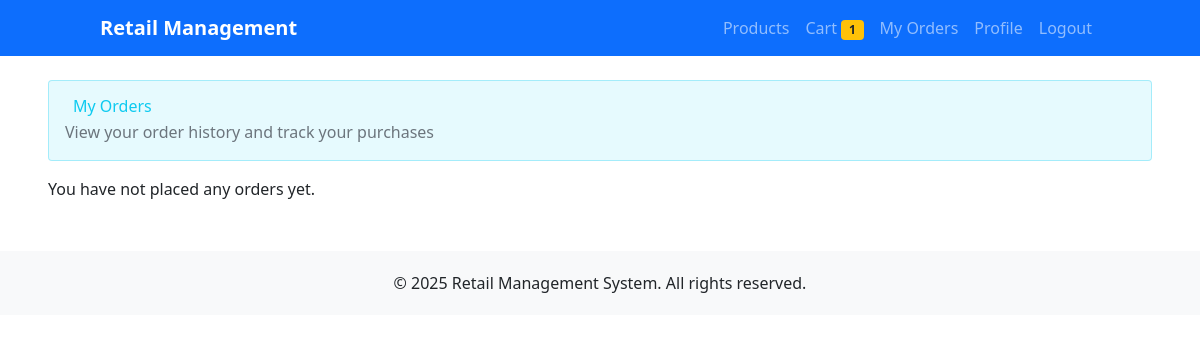
/orders/ (signed in), run on an earlier commit of the app's database.
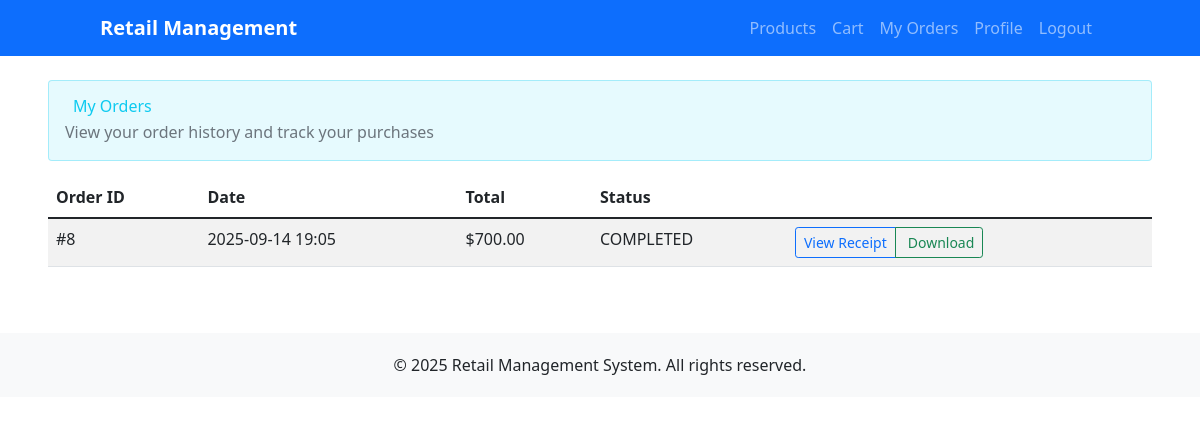
And on a later commit of the database.
### orders/models.py (models this page shows, shortened)
class Sale(models.Model):
    STATUS_CHOICES = [
        ("PENDING", "Pending"),
        ("COMPLETED", "Completed"),
        ("CANCELLED", "Cancelled"),
    ]
    user = models.ForeignKey(settings.AUTH_USER_MODEL, on_delete=models.CASCADE)
    address = models.CharField(max_length=255)
    total = models.DecimalField(max_digits=10, decimal_places=2)
    status = models.CharField(max_length=10, choices=STATUS_CHOICES, default="COMPLETED")
    created_at = models.DateTimeField(auto_now_add=True)

### orders/views.py (the view)
# urls.py: path("", views.order_history, name="order_history"),
@login_required
def order_history(request):
    sales = Sale.objects.filter(user=request.user).order_by("-created_at")
    return render(request, "orders/order_history.html", {"orders": sales})

### accounts/context_processors.py (called while the page is built)
def user_admin_status(request):
    if request.user.is_authenticated:
        if request.user.is_superuser:
            return {'user_is_admin': True}
        if hasattr(request.user, 'profile'):
            return {'user_is_admin': request.user.profile.is_admin}
    return {'user_is_admin': False}

def cart_context(request):
    if request.user.is_authenticated:
        from cart.models import Cart
        cart = Cart(request)
        return {
            'cart_total_items': cart.get_total_items(),
            'cart_total_price': cart.get_total_price(),
        }
    return {
        'cart_total_items': 0,
        'cart_total_price': 0,
    }

### cart/models.py (called while the page is built)
    @property
    def total_price(self):
        return self.product.price * self.quantity

    def __len__(self):
        if self.user:
            return sum(item.quantity for item in CartItem.objects.filter(user=self.user))
        else:
            return sum(item['quantity'] for item in self.cart.values())

    def get_total_items(self):
        return self.__len__()

### templates/orders/order_history.html (shortened to what this page needs)
{% extends "accounts/base.html" %}
{% block content %}
<div class="row">
    <div class="col-12">
        <div class="card" style="background-color: rgba(13, 202, 240, 0.1); border: 1px solid rgba(13, 202, 240, 0.3);" mb-4>
            <div class="card-body">
                <div class="d-flex justify-content-between align-items-center">
                    <div>
                        <h2 class="mb-1 text-info">
                            My Orders
                        </h2>
                        <p class="mb-0 text-muted">View your order history and track your purchases</p>
                    </div>
                </div>
            </div>
        </div>
    </div>
</div>
<div class="row mt-3">
    <div class="col-12">
    {% if orders %}
        <table class="table table-striped">
            <thead>
                <tr>
                    <th>Order ID</th>
                    <th>Date</th>
                    <th>Total</th>
                    <th>Status</th>
                    <th></th>
                </tr>
            </thead>
            <tbody>
                {% for order in orders %}
                <tr>
                    <td>#{{ order.id }}</td>
                    <td>{{ order.created_at|date:"Y-m-d H:i" }}</td>
                    <td>${{ order.total }}</td>
                    <td>{{ order.status }}</td>
                    <td>
                        <div class="btn-group" role="group">
                            <a href="{% url 'orders:order_detail' order.id %}" class="btn btn-sm btn-outline-primary">
                                View Receipt
                            </a>
                            <a href="{% url 'orders:download_receipt' order.id %}" class="btn btn-sm btn-outline-success">
                                Download
                            </a>
                        </div>
                    </td>
                </tr>
                {% endfor %}
            </tbody>
        </table>
    {% else %}
        <p>You have not placed any orders yet.</p>
    {% endif %}
    </div>
</div>
{% endblock %}

What changed in the data, as far as the page shows it:
added Sale: id "8", created_at "2025-09-14 19:05", total "700.00", status "COMPLETED"
Also different on the page:
{{ cart_total_items }}: "1" → (not shown)
text no longer shown: "You have not placed any orders yet."
text now shown: "Order ID Date Total Status"
